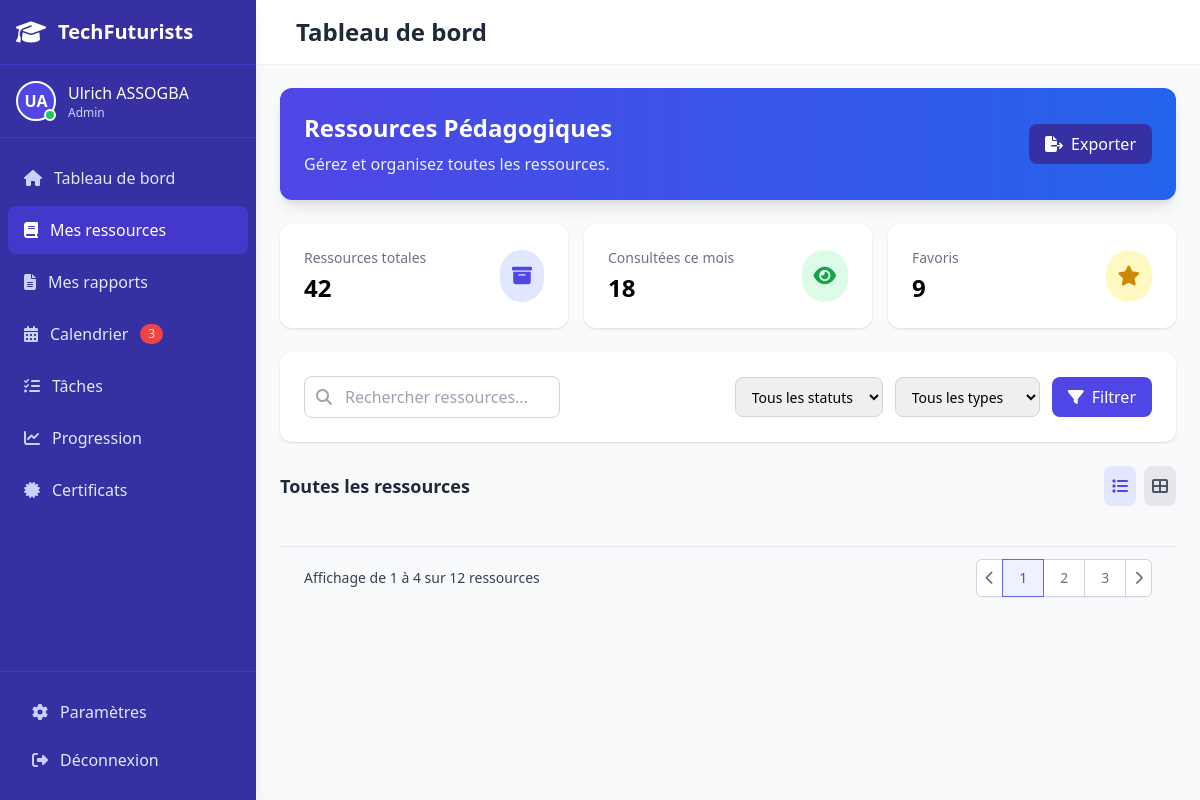
/resources/participant (signed in), run on the app's committed database.
### app/models/users.py (models this page shows, shortened)
class User(UserMixin, db.Model):
    id = db.Column(db.Integer, primary_key=True)
    email = db.Column(db.String(120), unique=True, nullable=False)
    first_name = db.Column(db.String(64), nullable=False)
    last_name = db.Column(db.String(64), nullable=False)
    password_hash = db.Column(db.String(128), nullable=False)
    role = db.Column(db.Enum(RoleEnum), default=RoleEnum.Participant)
    is_verified = db.Column(db.Boolean, default=False)
    created_at = db.Column(db.DateTime, default=datetime.utcnow)

### app/routes/resources.py (the view)
@bp.route('/participant')
@token_required
def participant(current_user):
    resources = Resource.query.all()
    return render_template('resources/participant/index.html' , resources=resources, user=current_user)

### app/models/users.py (called while the page is built)
@login_manager.user_loader
def load_user(user_id):
    return User.query.get(int(user_id))

### app/templates/resources/participant/index.html (shortened to what this page needs)
<!DOCTYPE html>
<html lang="fr">
<head>
    <script src="https://cdn.tailwindcss.com"></script>
    <link rel="stylesheet" href="https://cdnjs.cloudflare.com/ajax/libs/font-awesome/6.4.0/css/all.min.css">
    <link rel="stylesheet" href="{{ url_for('static', filename='css/Participant.css') }}">
</head>
<body class="bg-gray-100 font-sans">
    <div class="flex h-screen overflow-hidden">
        {% include '/partials/participant/sidebar.html' %}
        <div id="mainContent" class="flex-1 flex flex-col overflow-hidden lg:ml-64 transition-all duration-300 ease-in-out">
            {% include '/partials/participant/header.html' %}
            <main class="flex-1 overflow-y-auto p-4 sm:p-6 bg-gray-50">
                {% include '/sections/participant/resources_content.html' %}
        </div>
</body>
</html>

### app/templates/partials/participant/sidebar.html (shortened to what this page needs)
<body>
    <div id="sidebar" class="fixed inset-y-0 left-0 z-50 w-64 bg-indigo-800 text-white transition-all duration-300 ease-in-out shadow-lg lg:transform-none">
        <div class="flex flex-col h-full">
            <div class="flex items-center justify-between p-4 border-b border-indigo-700">
                <div class="flex items-center space-x-3">
                    <i class="fas fa-graduation-cap text-2xl"></i>
                    <span class="logo-text text-xl font-bold">TechFuturists</span>
                </div>
            </div>
            <div class="user-info p-4 flex items-center space-x-3 border-b border-indigo-700">
                <div class="relative">
                    <div class="w-10 h-10 rounded-full bg-indigo-600 text-white flex items-center justify-center font-semibold border-2 border-white">
                        {{ user.first_name[0] }}{{ user.last_name[0] }}
                    </div>
                    <span class="absolute bottom-0 right-0 w-3 h-3 bg-green-500 rounded-full border-2 border-white"></span>
                </div>
                <div>
                    <div class="font-medium">{{ user.first_name }} {{ user.last_name }}</div>
                    <div class="text-xs text-indigo-200">{{ user.role.value }}</div>
                </div>
            </div>
            <nav class="flex-1 overflow-y-auto py-4">
                <div class="space-y-1 px-2">
                    <a href="{{ url_for('participant.dashboard') }}"
                       class="flex items-center space-x-3 px-4 py-3 rounded-lg {% if request.endpoint == 'participant.dashboard' %}bg-indigo-700 text-white{% else %}text-indigo-100 hover:bg-indigo-700 hover:text-white{% endif %} transition">
                        <i class="fas fa-home {% if request.endpoint == 'participant.dashboard' %}text-white{% else %}text-indigo-200{% endif %}"></i>
                        <span class="nav-text">Tableau de bord</span>
                    </a>
                    <a href="{{ url_for('resources.participant') }}"
                       class="flex items-center space-x-3 px-4 py-3 rounded-lg {% if request.endpoint == 'resources.participant' %}bg-indigo-700 text-white{% else %}text-indigo-100 hover:bg-indigo-700 hover:text-white{% endif %} transition">
                        <i class="fas fa-book {% if request.endpoint == 'resources.participant' %}text-white{% else %}text-indigo-200{% endif %}"></i>
                        <span class="nav-text">Mes ressources</span>
                    </a>
                    <a href="{{ url_for('reports.participant') }}"
                       class="flex items-center space-x-3 px-4 py-3 rounded-lg {% if request.endpoint == 'reports.participant' %}bg-indigo-700 text-white{% else %}text-indigo-100 hover:bg-indigo-700 hover:text-white{% endif %} transition">
                        <i class="fas fa-file-alt {% if request.endpoint == 'reports.participant' %}text-white{% else %}text-indigo-200{% endif %}"></i>
                        <span class="nav-text">Mes rapports</span>
                    </a>
                    <a href="#"
                       class="flex items-center space-x-3 px-4 py-3 rounded-lg {% if request.endpoint == 'calendar.participant' %}bg-indigo-700 text-white{% else %}text-indigo-100 hover:bg-indigo-700 hover:text-white{% endif %} transition">
                        <i class="fas fa-calendar-alt {% if request.endpoint == 'calendar.participant' %}text-white{% else %}text-indigo-200{% endif %}"></i>
                        <span class="nav-text">Calendrier</span>
                        <span class="ml-auto bg-red-500 text-xs px-2 py-0.5 rounded-full">3</span>
                    </a>
                    <a href="#"
                       class="flex items-center space-x-3 px-4 py-3 rounded-lg {% if request.endpoint == 'tasks.participant' %}bg-indigo-700 text-white{% else %}text-indigo-100 hover:bg-indigo-700 hover:text-white{% endif %} transition">
                        <i class="fas fa-tasks {% if request.endpoint == 'tasks.participant' %}text-white{% else %}text-indigo-200{% endif %}"></i>
                        <span class="nav-text">Tâches</span>
                    </a>
                    <a href="#"
                       class="flex items-center space-x-3 px-4 py-3 rounded-lg {% if request.endpoint == 'progress.participant' %}bg-indigo-700 text-white{% else %}text-indigo-100 hover:bg-indigo-700 hover:text-white{% endif %} transition">
                        <i class="fas fa-chart-line {% if request.endpoint == 'progress.participant' %}text-white{% else %}text-indigo-200{% endif %}"></i>
                        <span class="nav-text">Progression</span>
                    </a>
                    <a href="#"
                       class="flex items-center space-x-3 px-4 py-3 rounded-lg {% if request.endpoint == 'certificates.participant' %}bg-indigo-700 text-white{% else %}text-indigo-100 hover:bg-indigo-700 hover:text-white{% endif %} transition">
                        <i class="fas fa-certificate {% if request.endpoint == 'certificates.participant' %}text-white{% else %}text-indigo-200{% endif %}"></i>
                        <span class="nav-text">Certificats</span>
                    </a>
                </div>
            </nav>
            <div class="p-4 border-t border-indigo-700">
                <a href="#"
                   class="flex items-center space-x-3 px-4 py-3 rounded-lg {% if request.endpoint == 'settings.participant' %}bg-indigo-700 text-white{% else %}text-indigo-100 hover:bg-indigo-700 hover:text-white{% endif %} transition">
                    <i class="fas fa-cog {% if request.endpoint == 'settings.participant' %}text-white{% else %}text-indigo-200{% endif %}"></i>
                    <span class="nav-text">Paramètres</span>
                </a>
                <a href="#"
                   id="logoutButton"
                   class="flex items-center space-x-3 px-4 py-3 rounded-lg text-indigo-100 hover:bg-indigo-700 hover:text-white transition">
                    <i class="fas fa-sign-out-alt text-indigo-200"></i>
                    <span class="nav-text">Déconnexion</span>
                </a>
            </div>
        </div>
    </div>
    </body>

### data on the page
User: first_name "U", last_name "A", first_name "Ulrich", last_name "ASSOGBA", role.value "Admin"
